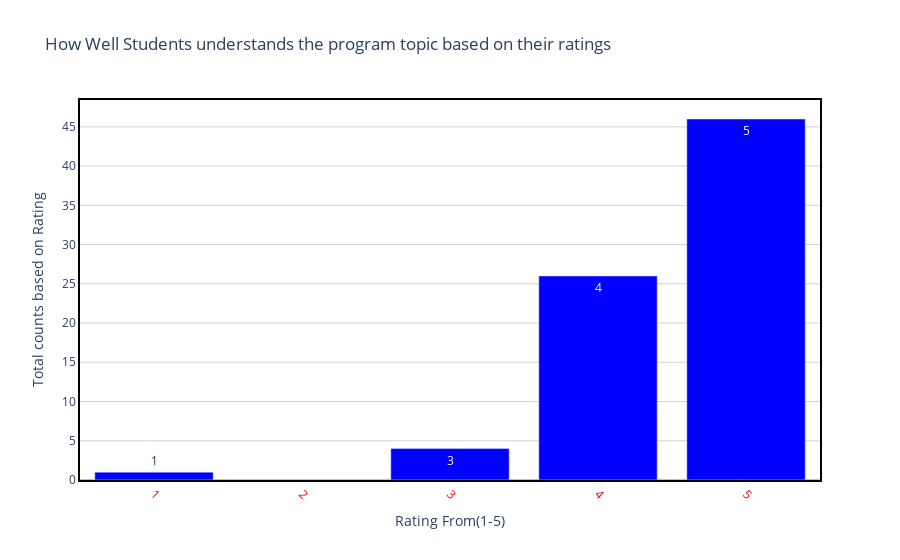

The notebook cell this image was saved under:
### Code cell
draw_trace_bar_course(df5,'RateUderstandingTopic(0-5)','Ratecounts','How Well Students understands the program topic based on their ratings', 'Rating From(1-5)','Total counts based on Rating',"Blue")

### Figure 1 — Plotly figure (JSON) as saved in the notebook; plotly's stock layout.template omitted (floating-point values rounded to 4 significant figures)
{"data": [{"marker": {"color": "Blue"}, "text": [5, 4, 3, 1], "type": "bar", "x": [5, 4, 3, 1], "y": [46, 26, 4, 1]}], "layout": {"hovermode": "closest", "paper_bgcolor": "rgba(0, 0, 0, 0)", "plot_bgcolor": "rgba(0, 0, 0, 0)", "title": {"text": "How Well Students understands the program topic based on their ratings"}, "xaxis": {"linecolor": "black", "linewidth": 2, "mirror": true, "showline": true, "showticklabels": true, "tickangle": 45, "tickfont": {"color": "red", "size": 12}, "title": {"text": "Rating From(1-5)"}, "zeroline": true, "zerolinecolor": "grey", "zerolinewidth": 1}, "yaxis": {"gridcolor": "lightgrey", "linecolor": "black", "linewidth": 2, "mirror": true, "showline": true, "title": {"text": "Total counts based on Rating"}, "zeroline": true, "zerolinecolor": "grey", "zerolinewidth": 1}}}
